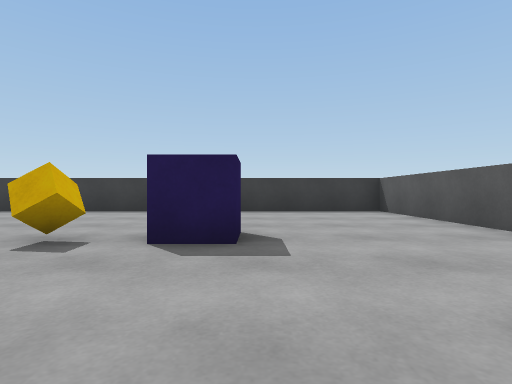
[1] (above)

16 first-person views from a walk through a Unity game level. The camera is 0.58 m above the floor, looks level and sees 80° across. The floor is counted in squares, 1 m on a side. Each view is taken from the middle of a square. On the plan, view 1 faces up. The plan holds only what a view shows up to about 9 squares ahead; the rest is blank. The player is left out. Surface patterns are stand-ins for the level's own textures.

[2]
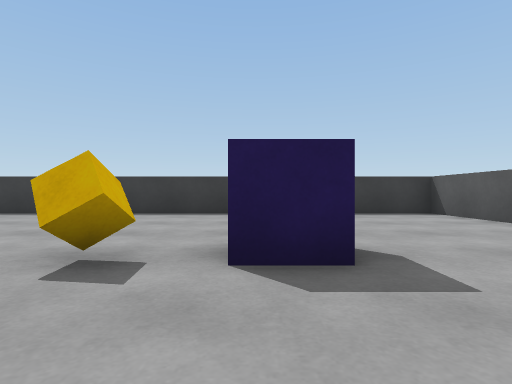

[3]
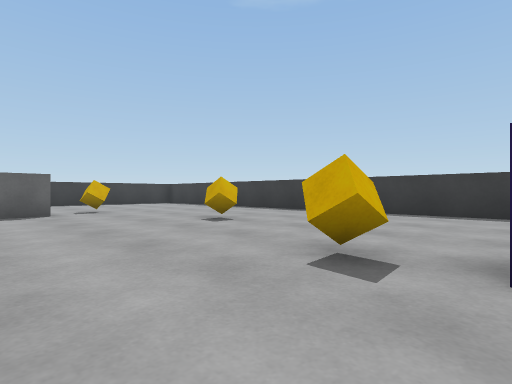

[4]
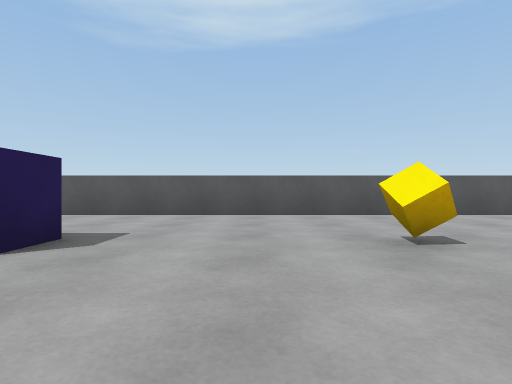

[5]
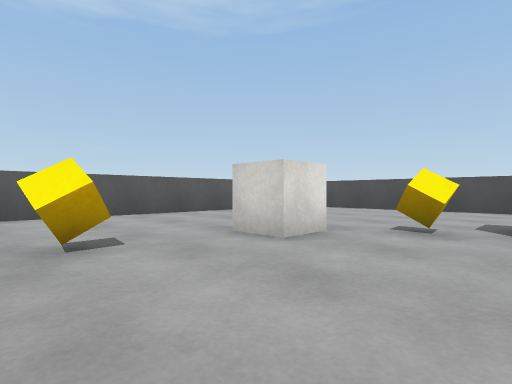

[6]
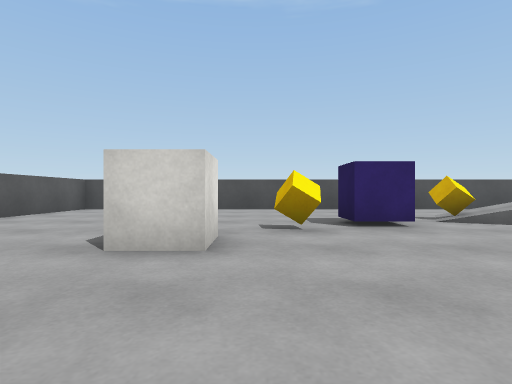

[7]
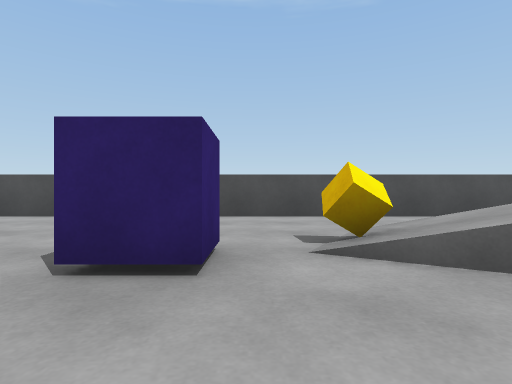

[8]
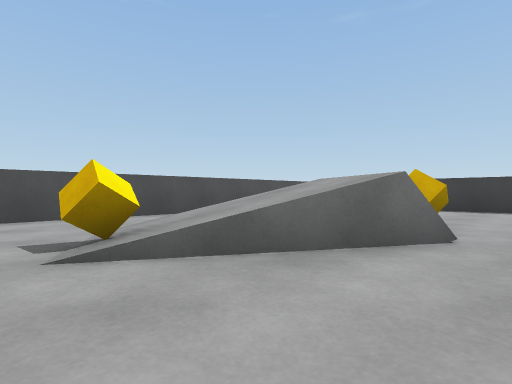

[9]
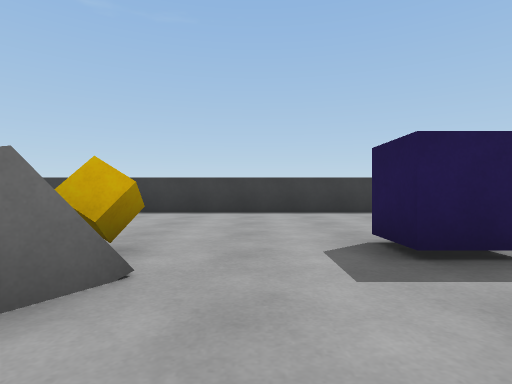

[10]
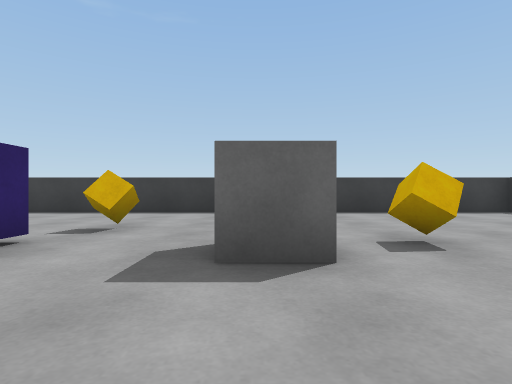

[11]
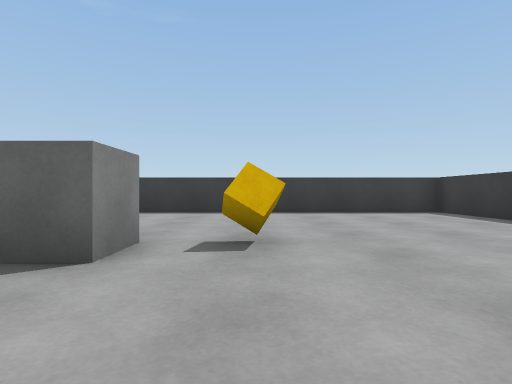

[12]
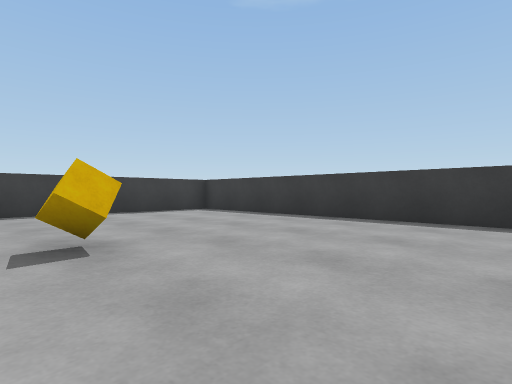

[13]
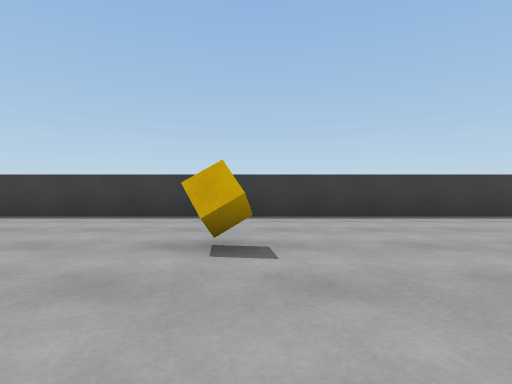

[14]
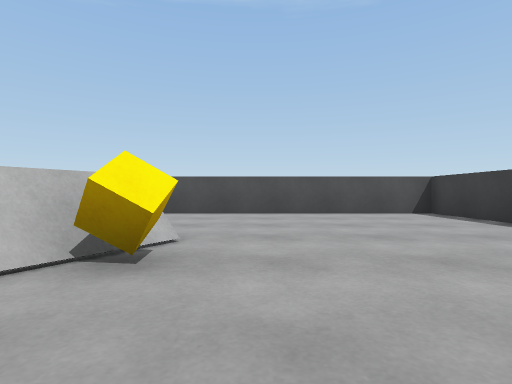

[15]
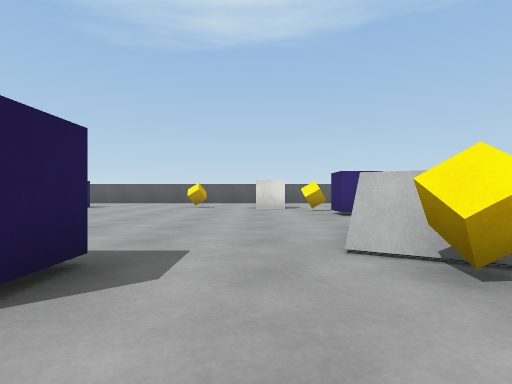

[16]
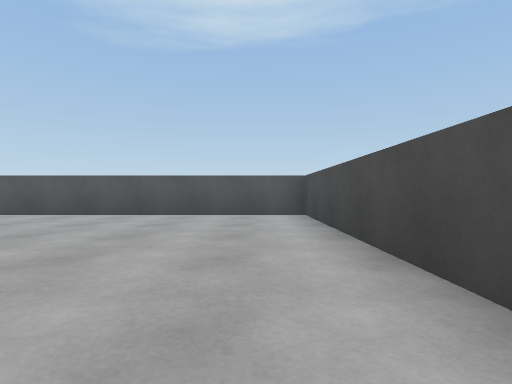

### Floor plan
Points are (right, up) in squares from view 1. A wall is a line through its corners. A room is listed if a view was taken in it or the views show most of it. See-through windows are left out.
Room 1 (views 1, 2, 3, 4, 5, 6, 7, 8, 9, 10, 11, 12, 13, 14, 15, 16)
walls: (-10.5, 2.7) (-9.5, 2.7) (-9.5, 1.6); (-1.5, -4) (-1.5, -3) (-0.5, -3); (-9.4, -5) (-8.8, -4) (-8.4, -4.3); (0.1, 9.3) (-15.8, 9.3) (-15.8, -10.3) (3.8, -10.3) (3.8, 9.3) (1.6, 9.3)
low walls: (-9.5, -4.8) (-9, -3.9)
objects: cube (-12, 0); cube (-11, 4); cube (-10, -5); cube (-10, -1); cube (-6, -6); cube (-6, 5); cube (-4, -6) to (-4, -5); cube (-3, -5); cube (-2, 4); cube (-1, -1); cube (-1, 4) to (0, 4)

Where each view was taken, in squares from view 1:
view 1: 0 up, 0 right, facing up
view 2: 1 up, 1 left, facing up
view 3: 1 up, 1 left, facing up-left
view 4: 1 up, 4 left, facing right
view 5: 0 up, 4 left, facing down-right
view 6: 0 up, 2 left, facing down
view 7: 3 down, 5 left, facing down
view 8: 3 down, 5 left, facing down-left
view 9: 3 down, 7 left, facing left
view 10: 2 up, 7 left, facing left
view 11: 4 up, 7 left, facing left
view 12: 3 up, 7 left, facing up-left
view 13: 2 up, 6 left, facing up
view 14: 2 down, 11 left, facing down
view 15: 3 down, 12 left, facing right
view 16: 9 down, 4 left, facing right
